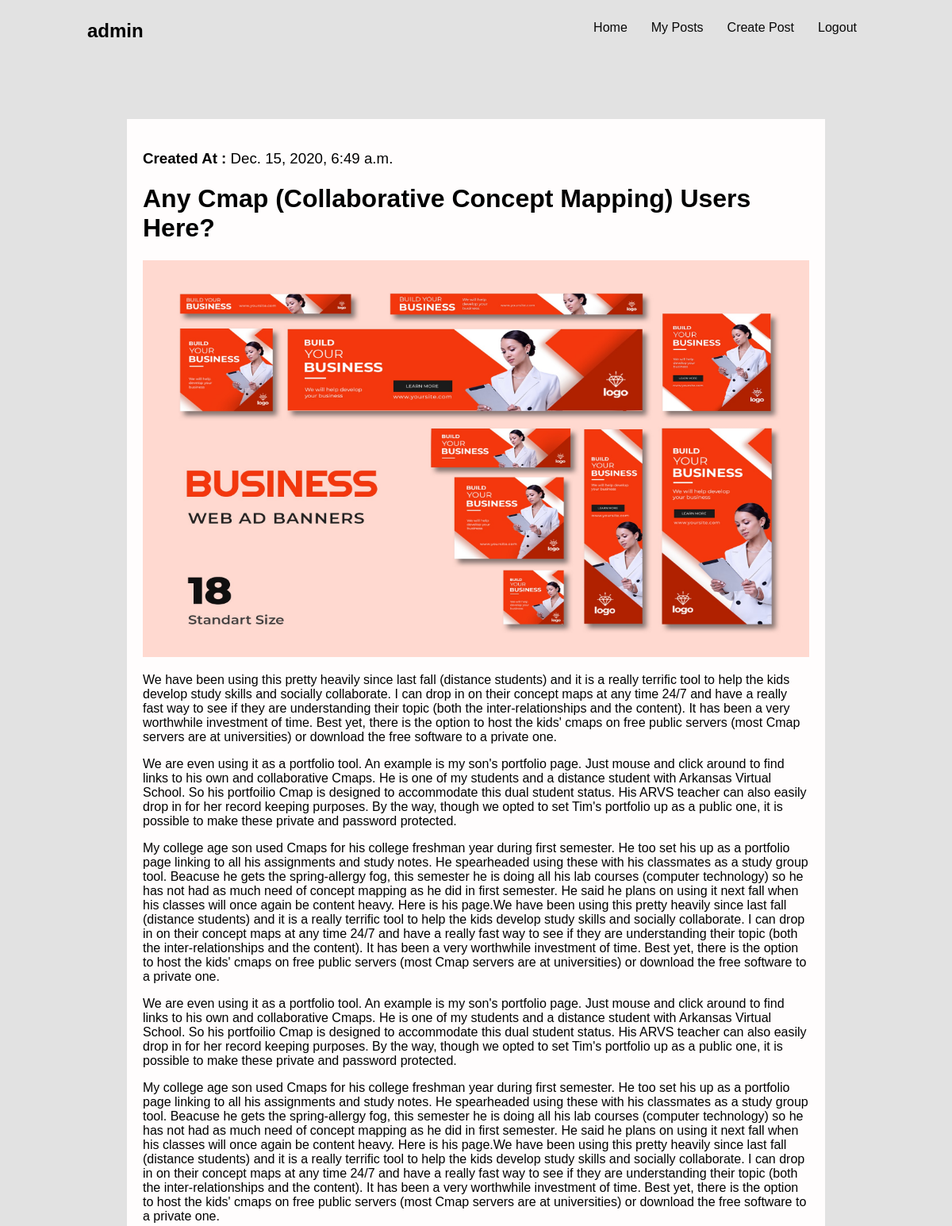
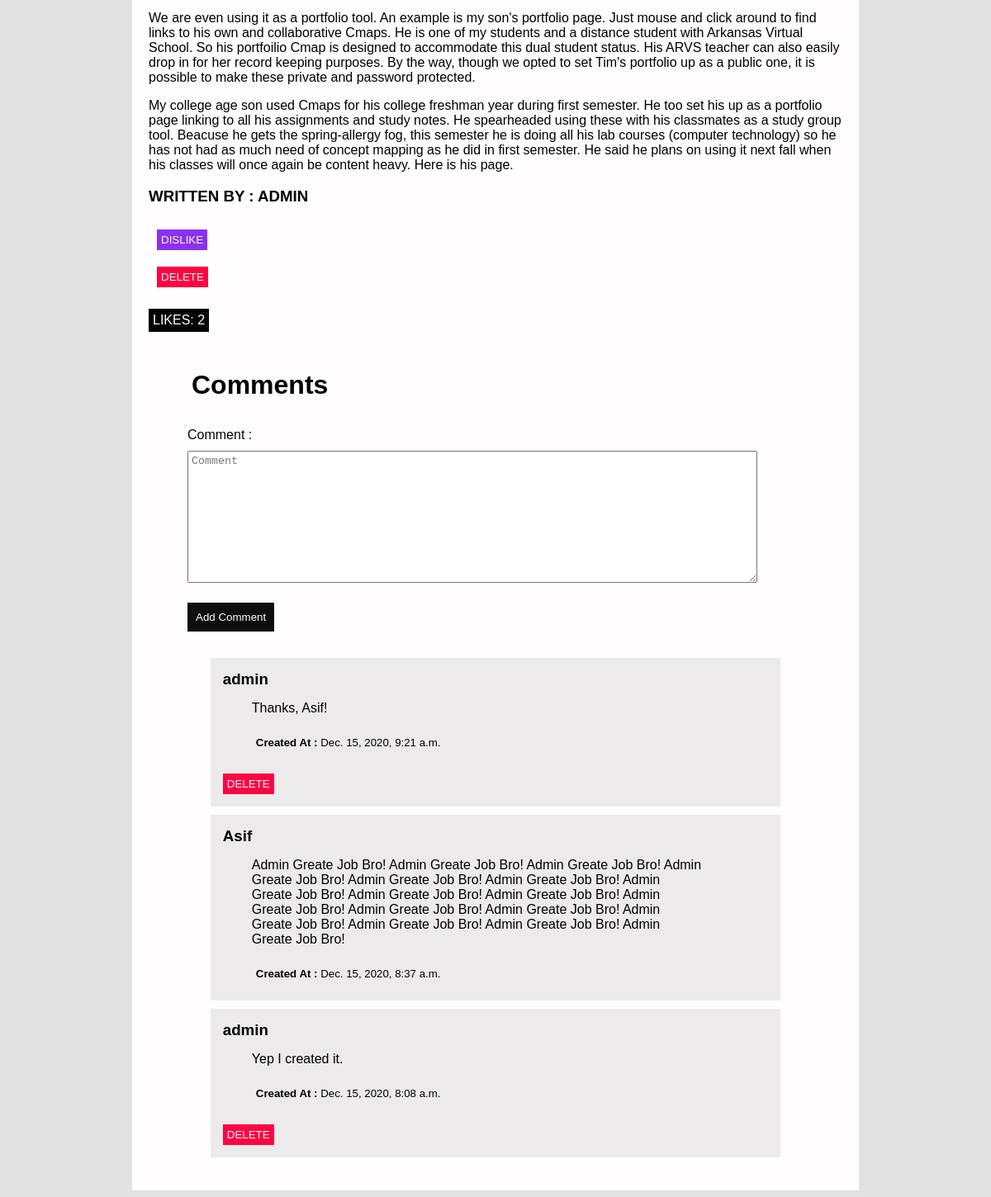
The app's page /posts/15 (signed in) with its own data (2 pictures, top to bottom).
### blog/models.py (models this page shows, shortened)
class Blog(models.Model):
       owner = models.ForeignKey(User, on_delete=models.CASCADE, related_name="blog")
       title = models.CharField(max_length=1000)
       short_body = models.CharField(max_length=5000)
       blog_img = models.ImageField(upload_to = 'media/')
       body = models.TextField()
       like = models.ManyToManyField(User, related_name='blog_posts')
       created_time = models.DateTimeField(auto_now_add=True, null=True)
       def get_likes(self):
              return "\n".join([str(p) for p in self.like.all()])
       class Meta:
              ordering = ['-id']

class Comment(models.Model):
       owner = models.ForeignKey(User, on_delete=models.CASCADE, related_name='comment')
       blog = models.ForeignKey(
              Blog,
              on_delete=models.CASCADE,
              related_name="comnents"
       )
       body = models.TextField()
       like = models.ManyToManyField(User, related_name="blog_comments", blank=True)
       created_time = models.DateTimeField(auto_now_add=True)
       class Meta:
              ordering = ['-id']

### blog/views.py (the view, shortened to what this page needs)
# urls.py: path("posts/<int:pk>", views.PostDetailView.as_view(), name="post_detail")
class PostDetailView(generic.View):
       def get(self, request, pk):
              post = get_object_or_404(Blog, pk=pk)
              comments = post.comnents.all()
              comment_form = CreateCommentForm()
              data = {
                     "post":post,
                     "user":request.user,
                     'comments':comments,
                     'comment_form':comment_form,
                     'like':post.like.filter(id=request.user.id).exists()
              }
              return render(request, 'post_detail.html', context=data)

### blog/forms.py
class CreateCommentForm(forms.Form):
       body = forms.CharField(widget=forms.Textarea(attrs={"placeholder":"Comment"}), label='Comment ')

### templates/post_detail.html (shortened to what this page needs)
<!DOCTYPE html>
<html lang="en">
<head>
       {% load static %}
       <link rel="stylesheet" href="{% static '/styles/detail.css' %}">
</head>
<body>
       <nav class="navbar">
              <h1 class="user">{{ user }}</h1>
              <ul>
                     <li><a href="{% url 'home' %}">Home</a></li>
                     <li><a href="{% url 'myposts' %}">My Posts</a></li>
                     <li><a href="{% url 'create_post' %}">Create Post</a></li>
                     <li><a href="{% url 'logout' %}">Logout</a></li>
              </ul>
       </nav>
       <div class="post">
              <h3>Created At : <span class="created_time">{{ post.created_time }}</span></h3>
              <a class="title" href=""><h1 class="post_title">{{ post.title }}</h1></a>
              <img width="60%" height="500px" src="{{post.blog_img.url}}" alt="">
              <p class="post_body">{{ post.body | linebreaks }}</p>
              <h3 style="text-transform: uppercase;">Written by : {{ post.owner }}</h3>
              <form action="/posts/{{ post.id }}" method="post">
                     {% if like %}
                            <input class="dislike-btn" type="submit" id="" value="dislike">
                     {% else %}
                            <input class="like-btn" type="submit" id="" value="like">
                     {% endif %}
              </form>
              <form method="POST" action="/delete_post/{{ post.id }}">
                     {% if post.owner == user %}
                            <input class="delete-btn" type="submit" id="" value="Delete">
                     {% endif %}
              </form>
              <p class="likes-count">Likes: {{ post.get_likes | wordcount}}</p>
              <br>
              <div class="comments">
                     <h1 class="comment-head">Comments</h1>
                     <form class="comment_form" method="POST" action="/createcomment/{{ post.id }}" >
                            {{ comment_form }}
                            <button type="submit">Add Comment</button>
                     </form>
                     {% for comment in comments %}
                            <div class="comment">
                                   <h3 class="from_comment">{{ comment.owner }}</h3>
                                   <p class="comment_body">{{ comment.body }}</p>
                                   <h5>Created At : <span class="created_time">{{ comment.created_time }}</span></h5>
                                   <form method="POST" id="delete_comment" action="/deletecomment/{{comment.id}}">
                                          {% if comment.owner == user %}
                                                 <input class="delete-btn" type="submit"  value="Delete">
                                          {% endif %}
                                   </form>
                            </div>
                     {% endfor %}
              </div>
       </div>
</body>
</html>

### blog/static/styles/detail.css (style rules this page uses)
body { margin: 0px; padding: 0px; font-family: Verdana, Geneva, Tahoma, sans-serif; background: #e2e2e2; }
.user { margin: 15px 100px; }
.navbar { padding: 10px; width: 90%; display: flex; justify-content: space-between; }
.navbar ul { display: flex; list-style: none; }
.navbar ul li { margin: 0 10px; }
.navbar ul li a { text-decoration: none; padding: 10px; color: rgb(8, 8, 8); transition: 0.3s; text-decoration: none; }
.navbar ul li a::after { content: ''; display: block; width: 0; margin-top: 10px; height: 2px; background: #000; transition: width .3s; }
.post { width: 70%; margin: 50px auto; background: rgb(255, 253, 253); padding: 20px; font-family: Verdana, Geneva, Tahoma, sans-serif; }
.title { text-decoration: none; color: black; }
.post img { width: 100%; }
.likes-count { background-color: black; color: white; padding: 5px; border: none; display: inline-block; text-transform: uppercase; }
.dislike-btn { background-color: rgb(138, 49, 240); color: rgb(255, 249, 249); padding: 5px; border: none; margin: 10px; text-transform: uppercase; }
.delete-btn { background-color: rgb(252, 5, 67); text-transform: uppercase; color: rgb(255, 249, 249); padding: 5px; border: none; margin: 10px; }
.created_time { font-weight: 500; }
.comment-head { margin: 20px 10px; }
.comments { width: 90%; background: rgb(255, 253, 253); margin: 0 auto; padding: 10px 10px; }
.comment { width: 90%; margin: 10px auto; background: rgb(236, 234, 234); padding: 5px 5px; }
.comment h3 { margin: 10px 10px; }
.comment h5 { padding: 10px; }
.comment p { padding: 5px; width: 80%; }
.comment p, h5 { margin: 10px 40px; }
.comment_form { padding: 5px 5px; margin: 1% auto; width: 90%; color: rgb(3, 3, 3); display: inline-block; }
.comment_form textarea { padding: 4px; width: 100%; margin: 10px auto; }
.comment_form button { background: rgb(14, 14, 14); color: white; padding: 10px; border: none; margin: 10px auto; }

### records on screen
Blog: created_time "Dec. 15, 2020, 6:49 a.m.", title "Any Cmap (Collaborative Concept Mapping) Users Here?", blog_img (picture), body "We have been using this pretty heavily since last fall (distance students) and it is a really terrific tool to help the kids develop study skills and socially collaborate. I can drop in on their concept maps at any time 24/7 and have a really fast way to see if they are understanding their topic (both the inter-relationships and the content). It has been a very worthwhile investment of time. Best yet, there is the option to host the kids' cmaps on free public servers (most Cmap servers are at universities) or download the free software to a private one. We are even using it as a portfolio tool. An example is my son's portfolio page. Just mouse and click around to find links to his own and…", owner "ADMIN", get_likes "2"
Comment: owner "admin", body "Thanks, Asif!", created_time "Dec. 15, 2020, 9:21 a.m."
Comment: owner "Asif", body "Admin Greate Job Bro! Admin Greate Job Bro! Admin Greate Job Bro! Admin Greate Job Bro! Admin Greate Job Bro! Admin Greate Job Bro! Admin Greate Job Bro! Admin Greate Job Bro! Admin Greate Job Bro! Admin Greate Job Bro! Admin Greate Job Bro! Admin Greate Job Bro! Admin Greate Job Bro! Admin Greate Job Bro! Admin Greate Job Bro! Admin Greate Job Bro!", created_time "Dec. 15, 2020, 8:37 a.m."
Comment: owner "admin", body "Yep I created it.", created_time "Dec. 15, 2020, 8:08 a.m."

### other values on screen
{{ user }} "admin"
